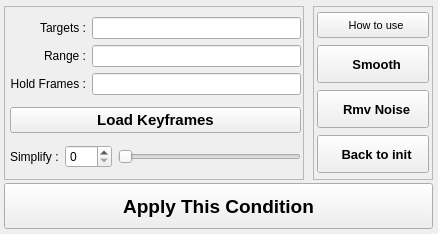
<?xml version="1.0" encoding="UTF-8"?>
<ui version="4.0">
 <class>Simplify</class>
 <widget class="QWidget" name="Simplify">
  <property name="geometry">
   <rect>
    <x>0</x>
    <y>0</y>
    <width>438</width>
    <height>234</height>
   </rect>
  </property>
  <property name="sizePolicy">
   <sizepolicy hsizetype="Fixed" vsizetype="Fixed">
    <horstretch>0</horstretch>
    <verstretch>0</verstretch>
   </sizepolicy>
  </property>
  <property name="minimumSize">
   <size>
    <width>438</width>
    <height>234</height>
   </size>
  </property>
  <property name="maximumSize">
   <size>
    <width>438</width>
    <height>234</height>
   </size>
  </property>
  <property name="windowTitle">
   <string>Simplify Graph</string>
  </property>
  <widget class="QFrame" name="frame">
   <property name="geometry">
    <rect>
     <x>4</x>
     <y>6</y>
     <width>300</width>
     <height>174</height>
    </rect>
   </property>
   <property name="frameShape">
    <enum>QFrame::StyledPanel</enum>
   </property>
   <property name="frameShadow">
    <enum>QFrame::Raised</enum>
   </property>
   <widget class="QWidget" name="layoutWidget">
    <property name="geometry">
     <rect>
      <x>6</x>
      <y>5</y>
      <width>291</width>
      <height>165</height>
     </rect>
    </property>
    <layout class="QVBoxLayout" name="verticalLayout_4">
     <item>
      <layout class="QHBoxLayout" name="horizontalLayout_4">
       <item>
        <layout class="QVBoxLayout" name="verticalLayout_2">
         <item>
          <widget class="QLabel" name="targetLabel">
           <property name="text">
            <string>Targets :</string>
           </property>
           <property name="alignment">
            <set>Qt::AlignRight|Qt::AlignTrailing|Qt::AlignVCenter</set>
           </property>
          </widget>
         </item>
         <item>
          <widget class="QLabel" name="rangeLabel">
           <property name="text">
            <string>Range :</string>
           </property>
           <property name="alignment">
            <set>Qt::AlignRight|Qt::AlignTrailing|Qt::AlignVCenter</set>
           </property>
          </widget>
         </item>
         <item>
          <widget class="QLabel" name="holdLabel">
           <property name="text">
            <string>Hold Frames :</string>
           </property>
           <property name="alignment">
            <set>Qt::AlignRight|Qt::AlignTrailing|Qt::AlignVCenter</set>
           </property>
          </widget>
         </item>
        </layout>
       </item>
       <item>
        <layout class="QVBoxLayout" name="verticalLayout">
         <item>
          <widget class="QLineEdit" name="tgOj">
           <property name="font">
            <font>
             <pointsize>9</pointsize>
            </font>
           </property>
           <property name="readOnly">
            <bool>true</bool>
           </property>
          </widget>
         </item>
         <item>
          <widget class="QLineEdit" name="frRg">
           <property name="readOnly">
            <bool>true</bool>
           </property>
          </widget>
         </item>
         <item>
          <widget class="QLineEdit" name="hdFr">
           <property name="readOnly">
            <bool>false</bool>
           </property>
          </widget>
         </item>
        </layout>
       </item>
      </layout>
     </item>
     <item>
      <widget class="QPushButton" name="loBtn">
       <property name="font">
        <font>
         <pointsize>11</pointsize>
         <weight>75</weight>
         <bold>true</bold>
        </font>
       </property>
       <property name="text">
        <string>Load Keyframes</string>
       </property>
      </widget>
     </item>
     <item>
      <layout class="QHBoxLayout" name="horizontalLayout_3">
       <item>
        <widget class="QLabel" name="Simplify_Label">
         <property name="font">
          <font>
           <pointsize>9</pointsize>
           <weight>50</weight>
           <bold>false</bold>
          </font>
         </property>
         <property name="text">
          <string>Simplify :</string>
         </property>
        </widget>
       </item>
       <item>
        <widget class="QSpinBox" name="numSl">
         <property name="maximum">
          <number>100</number>
         </property>
        </widget>
       </item>
       <item>
        <widget class="QSlider" name="adSld">
         <property name="maximum">
          <number>100</number>
         </property>
         <property name="sliderPosition">
          <number>0</number>
         </property>
         <property name="orientation">
          <enum>Qt::Horizontal</enum>
         </property>
        </widget>
       </item>
      </layout>
     </item>
    </layout>
   </widget>
  </widget>
  <widget class="QPushButton" name="apBtn">
   <property name="geometry">
    <rect>
     <x>4</x>
     <y>183</y>
     <width>429</width>
     <height>46</height>
    </rect>
   </property>
   <property name="minimumSize">
    <size>
     <width>85</width>
     <height>31</height>
    </size>
   </property>
   <property name="maximumSize">
    <size>
     <width>6550</width>
     <height>6550</height>
    </size>
   </property>
   <property name="font">
    <font>
     <pointsize>14</pointsize>
     <weight>75</weight>
     <bold>true</bold>
    </font>
   </property>
   <property name="text">
    <string>Apply This Condition</string>
   </property>
  </widget>
  <widget class="QFrame" name="frame_2">
   <property name="geometry">
    <rect>
     <x>313</x>
     <y>6</y>
     <width>120</width>
     <height>174</height>
    </rect>
   </property>
   <property name="frameShape">
    <enum>QFrame::StyledPanel</enum>
   </property>
   <property name="frameShadow">
    <enum>QFrame::Raised</enum>
   </property>
   <widget class="QWidget" name="layoutWidget">
    <property name="geometry">
     <rect>
      <x>4</x>
      <y>5</y>
      <width>112</width>
      <height>163</height>
     </rect>
    </property>
    <layout class="QVBoxLayout" name="verticalLayout_3">
     <item>
      <widget class="QPushButton" name="tutoBtn">
       <property name="minimumSize">
        <size>
         <width>32</width>
         <height>26</height>
        </size>
       </property>
       <property name="maximumSize">
        <size>
         <width>6550</width>
         <height>26</height>
        </size>
       </property>
       <property name="font">
        <font>
         <pointsize>8</pointsize>
        </font>
       </property>
       <property name="text">
        <string>  How to use</string>
       </property>
       <property name="iconSize">
        <size>
         <width>20</width>
         <height>20</height>
        </size>
       </property>
      </widget>
     </item>
     <item>
      <widget class="QPushButton" name="smoothBtn">
       <property name="minimumSize">
        <size>
         <width>90</width>
         <height>38</height>
        </size>
       </property>
       <property name="font">
        <font>
         <pointsize>10</pointsize>
         <weight>75</weight>
         <bold>true</bold>
        </font>
       </property>
       <property name="layoutDirection">
        <enum>Qt::LeftToRight</enum>
       </property>
       <property name="text">
        <string>  Smooth</string>
       </property>
      </widget>
     </item>
     <item>
      <widget class="QPushButton" name="rmPeakBtn">
       <property name="minimumSize">
        <size>
         <width>100</width>
         <height>38</height>
        </size>
       </property>
       <property name="font">
        <font>
         <pointsize>10</pointsize>
         <weight>75</weight>
         <bold>true</bold>
        </font>
       </property>
       <property name="text">
        <string>  Rmv Noise</string>
       </property>
      </widget>
     </item>
     <item>
      <widget class="QPushButton" name="rsBtn">
       <property name="minimumSize">
        <size>
         <width>0</width>
         <height>38</height>
        </size>
       </property>
       <property name="font">
        <font>
         <pointsize>10</pointsize>
         <weight>75</weight>
         <bold>true</bold>
        </font>
       </property>
       <property name="text">
        <string>  Back to init</string>
       </property>
      </widget>
     </item>
    </layout>
   </widget>
  </widget>
 </widget>
 <resources/>
 <connections>
  <connection>
   <sender>numSl</sender>
   <signal>valueChanged(int)</signal>
   <receiver>adSld</receiver>
   <slot>setValue(int)</slot>
   <hints>
    <hint type="sourcelabel">
     <x>41</x>
     <y>171</y>
    </hint>
    <hint type="destinationlabel">
     <x>202</x>
     <y>170</y>
    </hint>
   </hints>
  </connection>
  <connection>
   <sender>adSld</sender>
   <signal>valueChanged(int)</signal>
   <receiver>numSl</receiver>
   <slot>setValue(int)</slot>
   <hints>
    <hint type="sourcelabel">
     <x>202</x>
     <y>170</y>
    </hint>
    <hint type="destinationlabel">
     <x>41</x>
     <y>171</y>
    </hint>
   </hints>
  </connection>
 </connections>
</ui>
